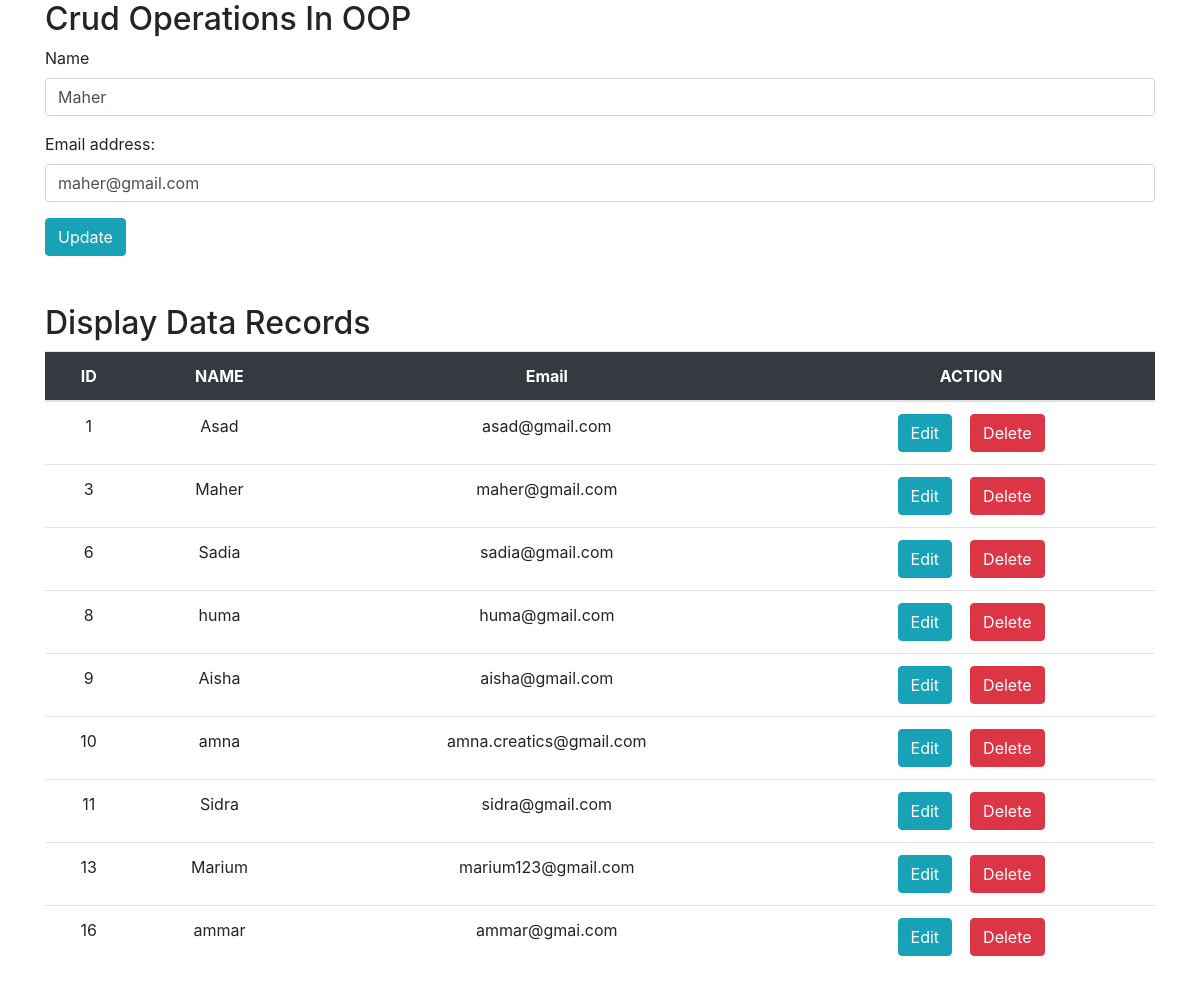
The page /index.php?editid=3 on the database its author committed.
### tables this page shows
CREATE TABLE `user_tb` (
  `id` int(11) NOT NULL,
  `name` varchar(255) NOT NULL,
  `email` varchar(255) NOT NULL
);

### model/model.php (called while the page is built, shortened)
<?php
class Model{
	private $db_host='localhost';
    private $db_username='root';
    private $db_password='';
    private $db_name='admin_db';
	private $conn;
	public function __construct(){
		$this->conn=new mysqli($this->db_host,$this->db_username,$this->db_password,$this->db_name);
		if($this->conn->connect_error){
			echo "Connection Failed!";
		}
		else{
			return $this->conn;
		}
	}
	public function displayRecords(){
		$sql="select * from user_tb";
		$result=$this->conn->query($sql);
		if($result->num_rows>0){
			while($row=$result->fetch_assoc()){
				$data[]=$row;
			}
			return $data;
		}
	}
	public function dataFetchById($editid){
		$sql="select * from user_tb where id='$editid' ";
		$result=$this->conn->query($sql);
		if($result->num_rows==1){
			$row=$result->fetch_assoc();
			return $row;
		}
	}
}
?>

### index.php (the view, shortened to what this page needs)
<?php include('model/model.php');
$obj=new Model();
?>
<!DOCTYPE html>
<html lang="en">
<head>
  <link rel="stylesheet" href="https://cdn.jsdelivr.net/npm/bootstrap@4.6.2/dist/css/bootstrap.min.css">
</head>
<body>
<div class="container">
<h2>Crud Operations In OOP</h2>
<?php
if(isset($_GET['editid'])){
	$editid=$_GET['editid'];
	$myrecord=$obj->dataFetchById($editid);
	?>
	<form action="" method="post">
<div class="form-group">
    <label for="name">Name</label>
    <input type="name" class="form-control" value="<?php echo $myrecord['name']; ?>"  name="name" id="name" required>
  </div>
  <div class="form-group">
    <label for="email">Email address:</label>
    <input type="email" class="form-control"  value="<?php echo $myrecord['email']; ?>" name="email" id="email" required>
  </div>
  <button type="submit" name="update" value="update" class="btn btn-info">Update</button>
</form>
<?php
}
?>
<br>
<br>
<h2>Display Data Records</h2>
<table class="table text-center ">
    <thead class="bg-dark text-white">
      <tr>
        <th>ID</th>
        <th>NAME</th>
        <th>Email</th>
		<th>ACTION</th>
      </tr>
    </thead>
	<?php $datarecord=$obj->displayRecords();
		  foreach($datarecord as $value){
			?>
			<tr>
		<td><?php echo  $value['id']   ?></td>
        <td><?php echo  $value['name']   ?></td>
        <td><?php echo  $value['email']   ?></td>
		<td><a href="index.php?editid=<?php echo $value['id']; ?>" class="btn  btn-info"> Edit </a>
		    <a href="index.php?deleteid=<?php echo $value['id']; ?>" class="btn  btn-danger"> Delete </a>
		</td>
			</tr>
			<?php
		      }
	         ?>
  </table>
</div>
</body>
</html>

### rows shown on the page
user_tb: name "Maher", email "maher@gmail.com", id "3"
user_tb: id "1", name "Asad", email "asad@gmail.com"
user_tb: id "6", name "Sadia", email "sadia@gmail.com"
user_tb: id "8", name "huma", email "huma@gmail.com"
user_tb: id "9", name "Aisha", email "aisha@gmail.com"
user_tb: id "10", name "amna", email "amna.creatics@gmail.com"
user_tb: id "11", name "Sidra", email "sidra@gmail.com"
user_tb: id "13", name "Marium", email "marium123@gmail.com"
user_tb: id "16", name "ammar", email "ammar@gmai.com"
